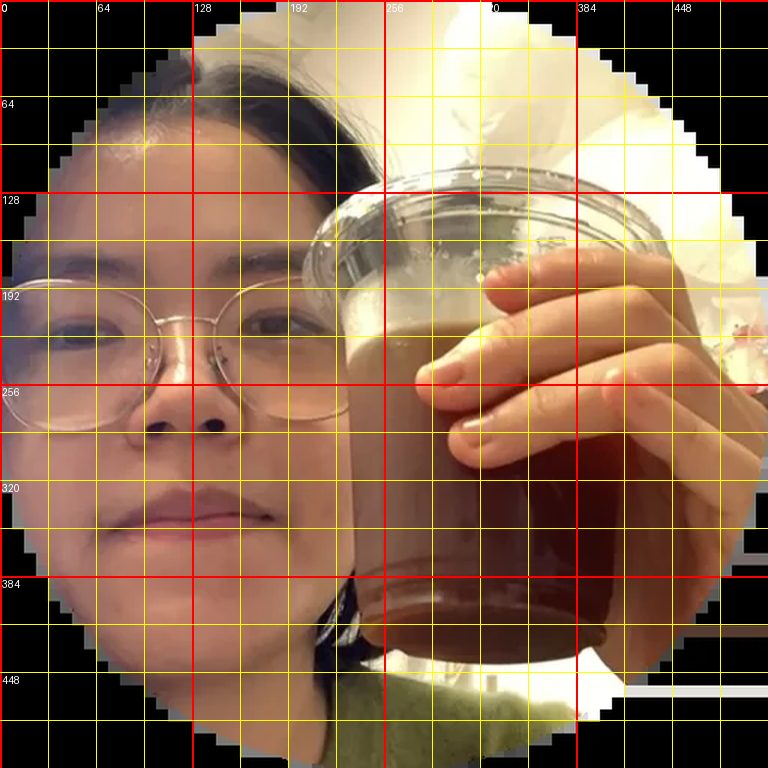
#> input picture .claude/handoff/tools/grids/chang.jpg, 768 x 768 px
$ python vfk_circ.py ../grids/chang.jpg
#> lines starting #> are read from the running program, lines starting #| are printed output that depends on the picture; after the words box and inside, x2 and y2 are one past the last pixel; in counts of white or black regions, pixels touching at a corner belong together
import sys
from PIL import Image
import numpy as np
f = sys.argv[1]
a = np.asarray(Image.open(f).convert('RGB')).astype(int)
H, W = a.shape[:2]
#> H = 768; W = 768
m = (a.min(axis=2) < 200)
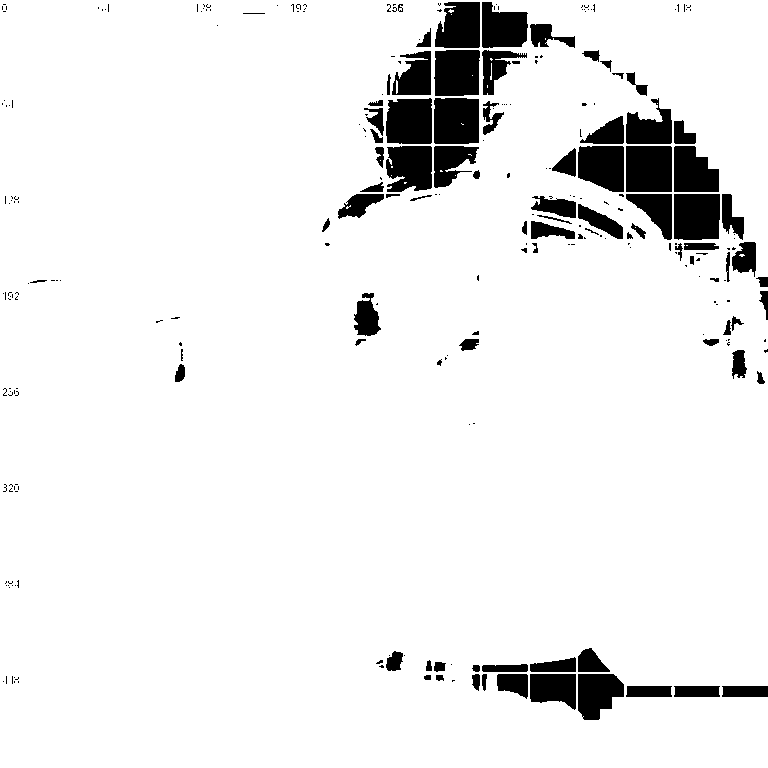
#> m: shape (768, 768) bool; 92.8% white; 268 black regions (180 under 20 px), largest, box (x1, y1, x2, y2) and area: (626, 146, 672, 192) 2115, (674, 194, 720, 240) 2071, (434, 98, 479, 144) 2034
m[:3,:]=False; m[-3:,:]=False; m[:,:3]=False; m[:,-3:]=False
#> after `m[:, -3:] = False`:
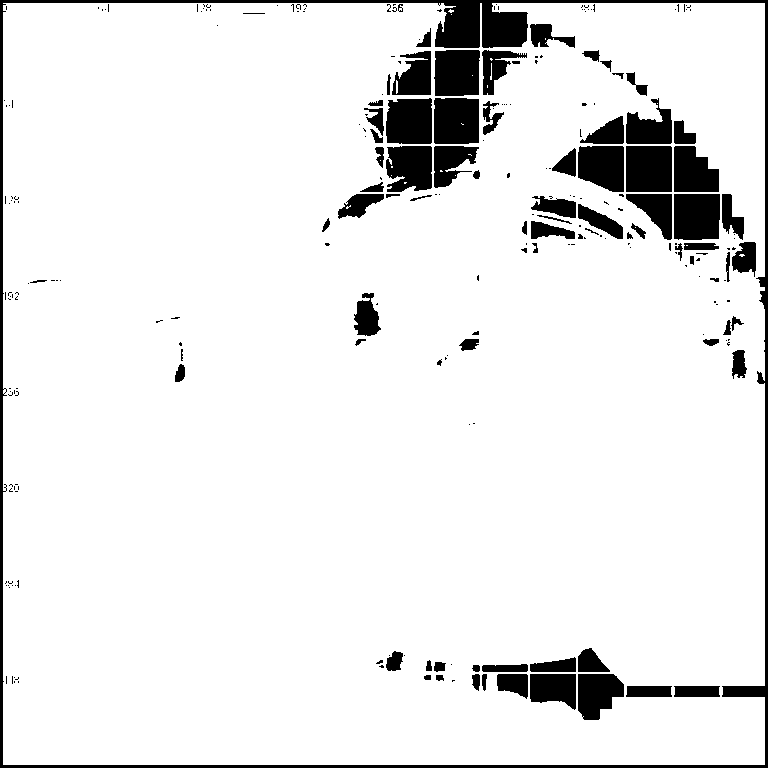
#> m: shape (768, 768) bool; 91.2% white; 252 black regions (169 under 20 px), largest, box (x1, y1, x2, y2) and area: (0, 0, 768, 768) 13260, (626, 146, 672, 192) 2115, (674, 194, 720, 240) 2071
ys, xs = np.nonzero(m)
print('size', W, H, 'bbox x', xs.min(), xs.max(), 'y', ys.min(), ys.max())
#| size 768 768 bbox x 3 764 y 3 764
print('centre', (xs.min()+xs.max()+1)/2, (ys.min()+ys.max()+1)/2, 'R', (xs.max()-xs.min()+1)/2, (ys.max()-ys.min()+1)/2)
#| centre 384.0 384.0 R 381.0 381.0

$ run again, on .claude/handoff/tools/grids/jixuan.jpg
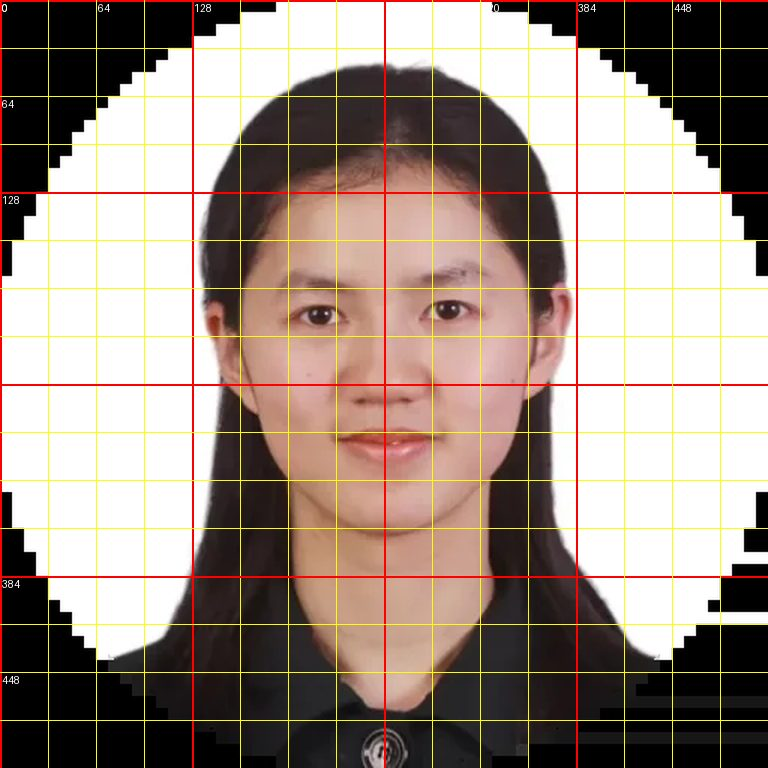
#> input picture .claude/handoff/tools/grids/jixuan.jpg, 768 x 768 px
#> `m = (a.min(axis=2) < 200)`:
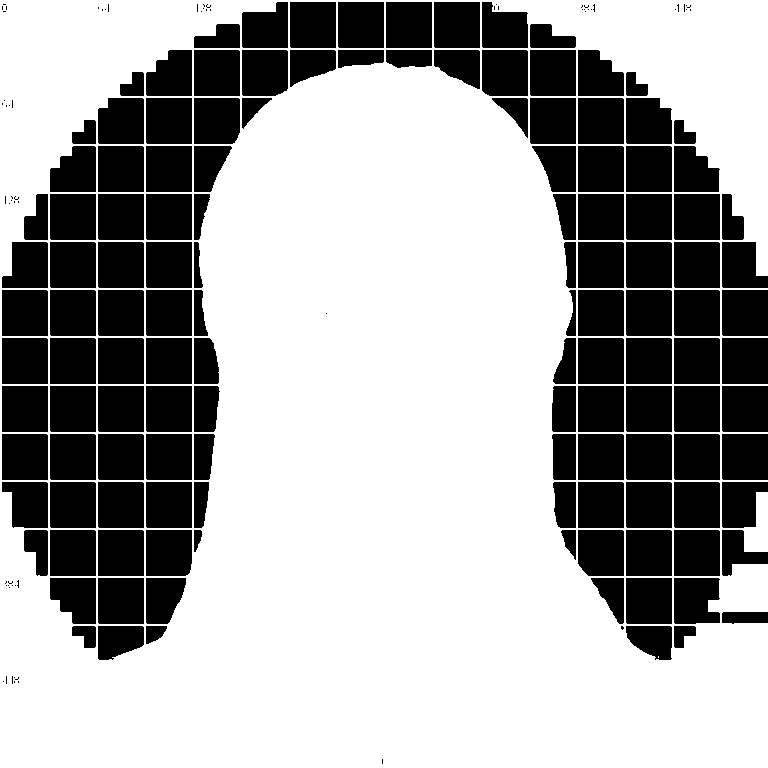
#> m: shape (768, 768) bool; 63.8% white; 193 black regions (63 under 20 px), largest, box (x1, y1, x2, y2) and area: (386, 2, 432, 48) 2116, (146, 146, 192, 192) 2116, (578, 194, 624, 240) 2116
#> `m[:, -3:] = False`:
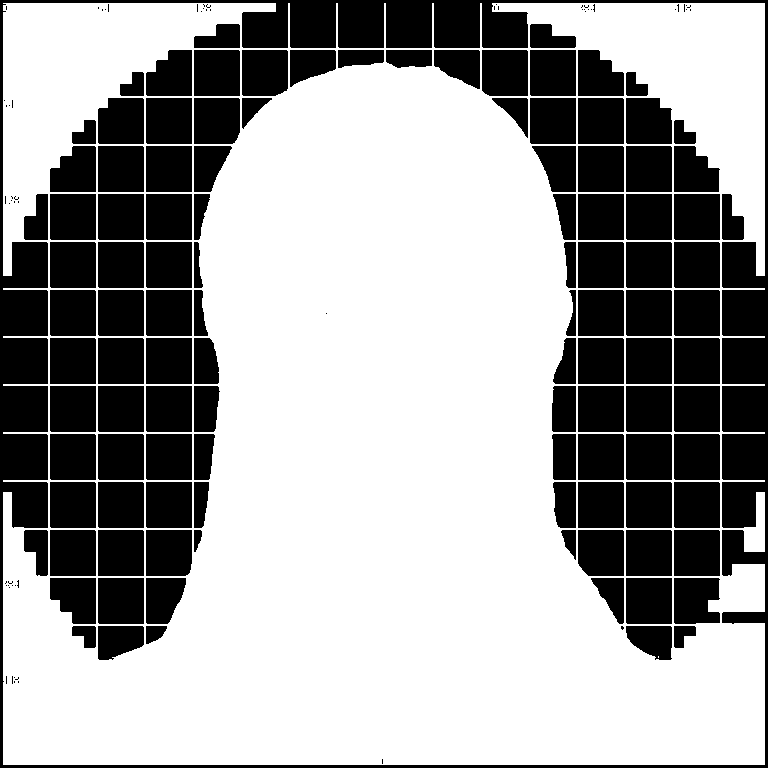
#> m: shape (768, 768) bool; 62.5% white; 169 black regions (58 under 20 px), largest, box (x1, y1, x2, y2) and area: (0, 0, 768, 768) 45546, (146, 146, 192, 192) 2116, (578, 194, 624, 240) 2116
#| size 768 768 bbox x 3 764 y 3 764
#| centre 384.0 384.0 R 381.0 381.0
